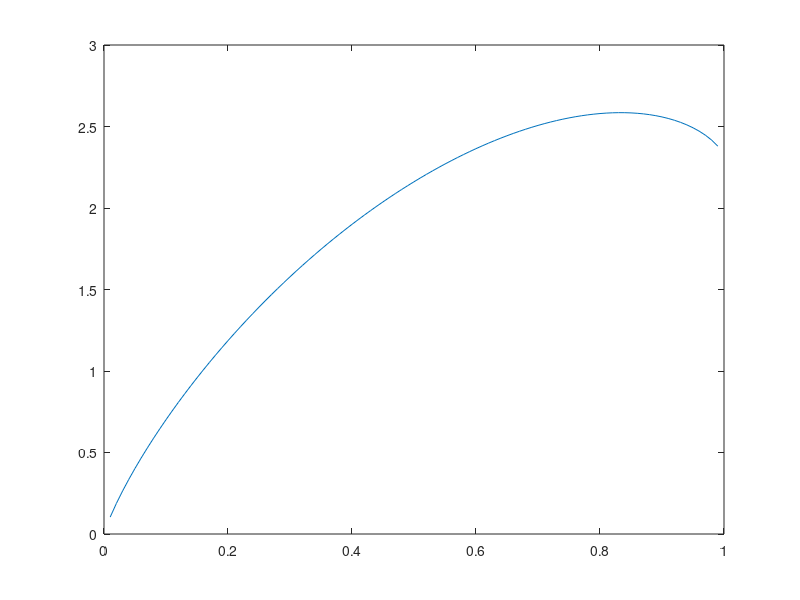

MATLAB code to generate this figure:
P = 100;
h1 = 1/20;
h2 = 1/100;

beta = 0:0.01:1;

R1 = beta.*log2(P*h1./beta);
R2 = (1-beta).*log2(P*h2./(1-beta));
cap = R1 + R2;

plot( beta,cap )
